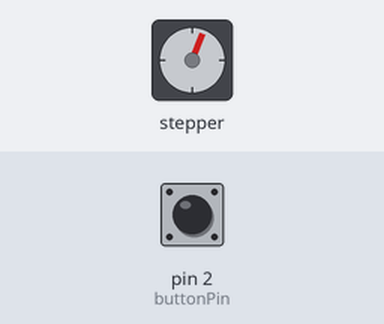
The sketch below on a simulated Arduino Uno, built with avr-gcc and run on an emulated ATmega328P. On the bench: stepper motor. Inputs (shaded band) come from the test bench; at power-on: pin 2 (buttonPin) HIGH. Stepper angles assume 2048 steps per turn.

Above: at 1.25 s.
1.3 s: pin 2 (buttonPin) pulled LOW for 3.2 s
At 5.19 s:
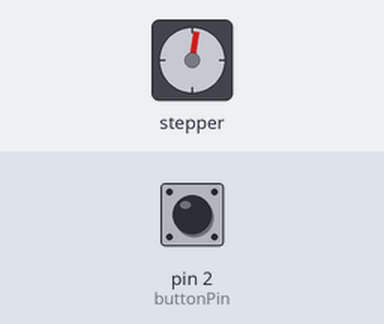
6.1 s: pin 2 (buttonPin) pulled LOW for 0.15 s
At 6.17 s:
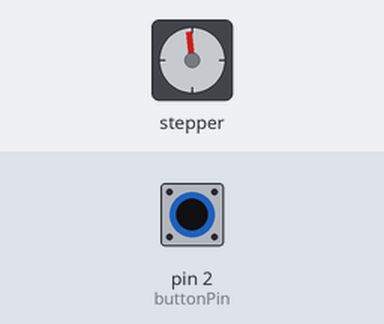
9.2 s: pin 2 (buttonPin) pulled LOW for 0.15 s
At 9.27 s:
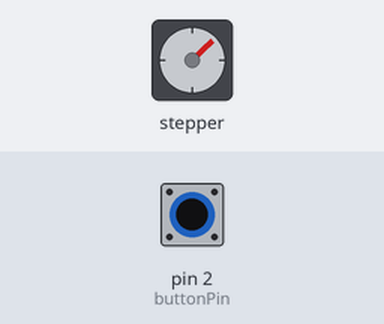
12.3 s: pin 2 (buttonPin) pulled LOW for 0.15 s
15.4 s: pin 2 (buttonPin) pulled LOW for 1 s
19.4 s: pin 2 (buttonPin) pulled LOW for 1 s
At 24.11 s:
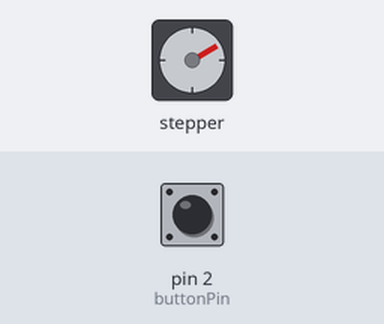
Timing chart, 0 to 26.7 s (numbered marks = the images above; inputs shaded):
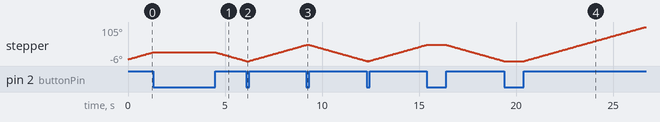

The sketch:

Stepper_Button_Control.ino
```cpp
#include <Stepper.h>

//Stepper motor
int stepsPerRevolution=2048;
int motSpeed=3;
int dt=500;

//Button
int motDir=1;         //motor direction5
int buttonPin=2;

int buttonValNew;     //present state of the button
int buttonValOld=1;   //not pressed

Stepper myStepper(stepsPerRevolution,8,10,9,11);

void setup() {
  Serial.begin(9600);
  myStepper.setSpeed(motSpeed);
  pinMode(buttonPin, INPUT);
//  pinMode(buttonPin, OUTPUT);
  digitalWrite(buttonPin, HIGH);     //  Puts 5v on it..
}

void loop() {
buttonValNew=digitalRead(buttonPin);
if (buttonValOld==1 && buttonValNew==0) {
  motDir=motDir*(-1);
  }

//else {
//  (buttonValOld==1 && buttonValNew==0);
//  motDir=motDir*(0);
//}
  myStepper.step(motDir*1);
}
```
